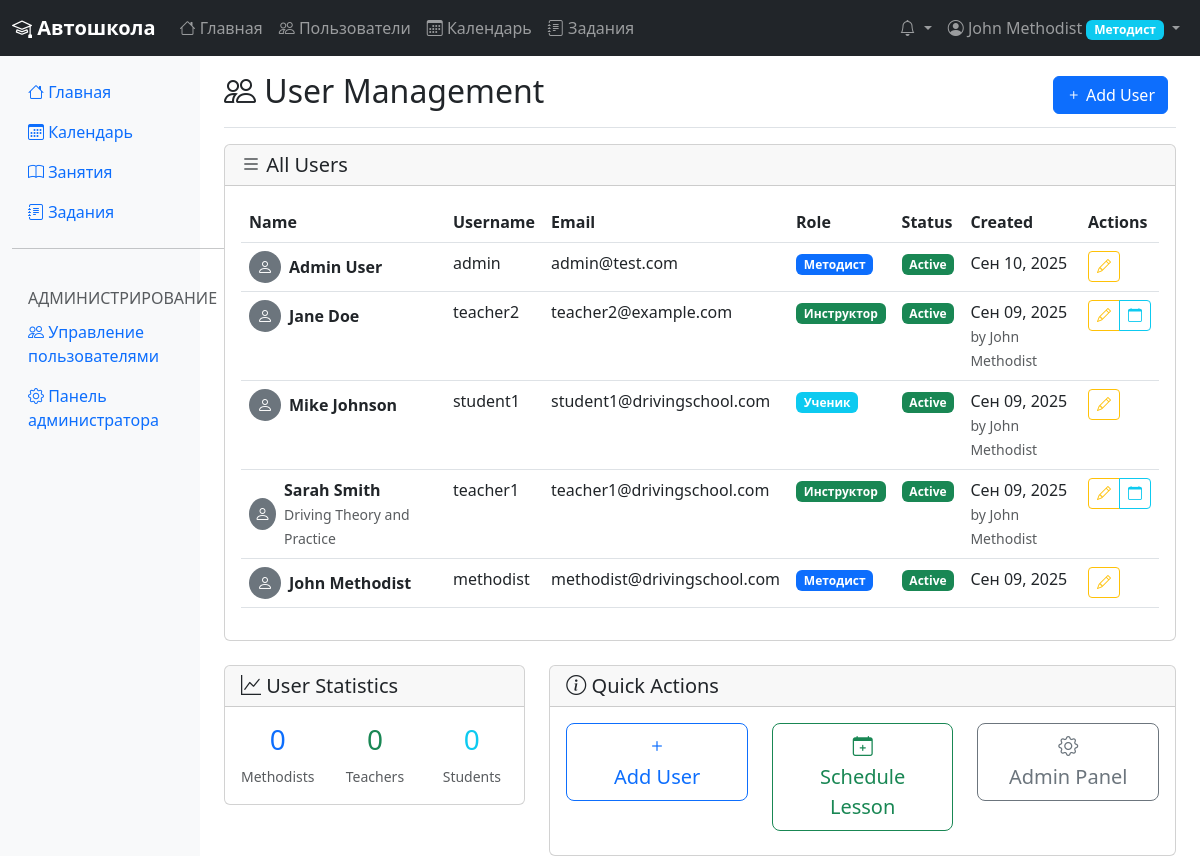
/ru/users/ (signed in), run on an earlier commit of the app's database.
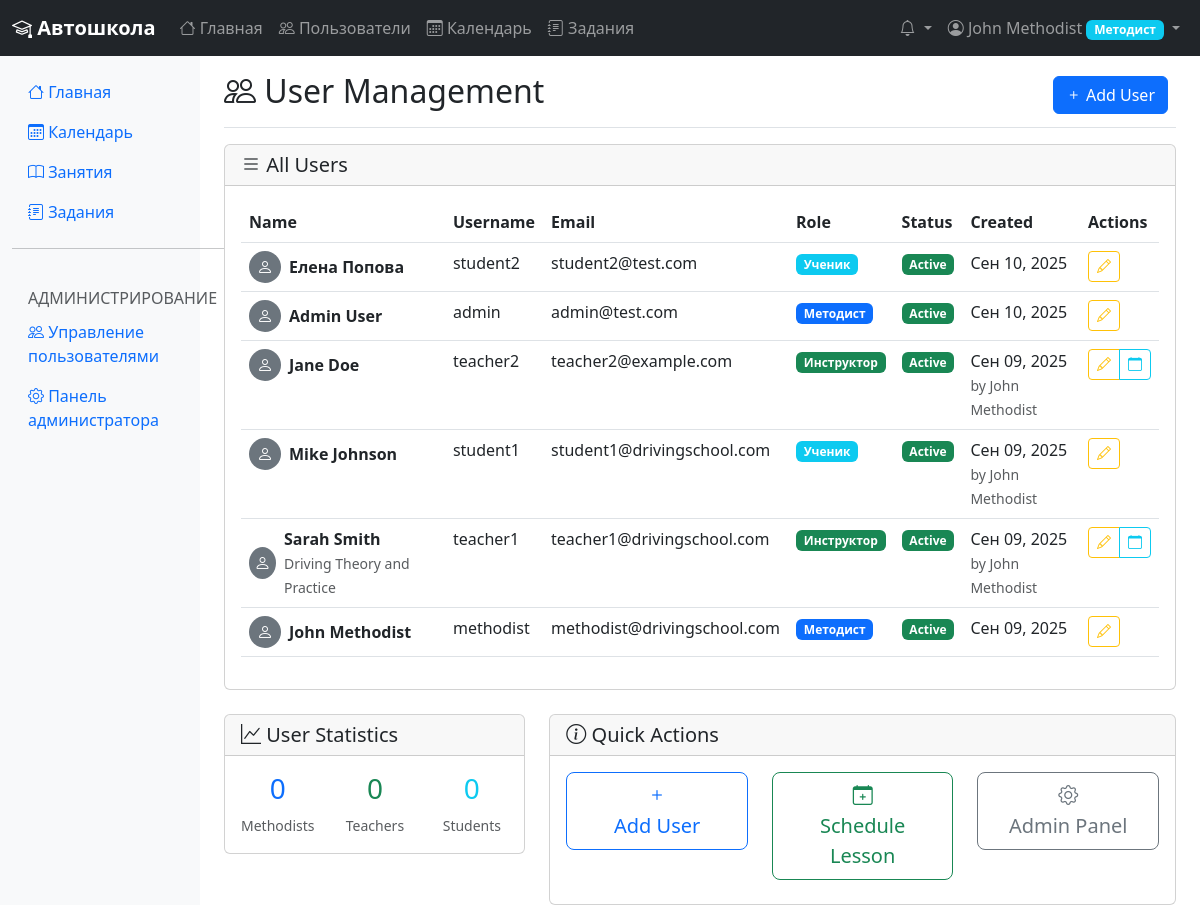
And on a later commit of the database.
### accounts/models.py (models this page shows, shortened)
class User(AbstractUser):
    class UserRole(models.TextChoices):
        STUDENT = 'student', 'Ученик'
        TEACHER = 'teacher', 'Инструктор'
        METHODIST = 'methodist', 'Методист'
    first_name = models.CharField(max_length=150, verbose_name='Имя')
    last_name = models.CharField(max_length=150, verbose_name='Фамилия')
    middle_name = models.CharField(max_length=150, blank=True, verbose_name='Отчество')
    role = models.CharField(
        max_length=20,
        choices=UserRole.choices,
        default=UserRole.STUDENT,
        verbose_name='Роль'
    )
    timezone = TimeZoneField(default='Europe/Moscow', verbose_name='Часовой пояс')
    phone = models.CharField(max_length=20, blank=True, verbose_name='Телефон')
    created_at = models.DateTimeField(auto_now_add=True, verbose_name='Дата создания')
    updated_at = models.DateTimeField(auto_now=True, verbose_name='Дата обновления')
    created_by = models.ForeignKey(
        'self',
        on_delete=models.SET_NULL,
        null=True,
        blank=True,
        related_name='created_users',
        limit_choices_to={'role': UserRole.METHODIST},
        verbose_name='Создан пользователем'
    )
    @property
    def full_name(self):
        if self.middle_name:
            return f"{self.first_name} {self.middle_name} {self.last_name}"
        return f"{self.first_name} {self.last_name}"
    def is_methodist(self):
        return self.role == self.UserRole.METHODIST
    class Meta:
        ordering = ['last_name', 'first_name']
        verbose_name = 'Пользователь'
        verbose_name_plural = 'Пользователи'

class UserProfile(models.Model):
    user = models.OneToOneField(User, on_delete=models.CASCADE, related_name='profile', verbose_name='Пользователь')
    avatar = models.ImageField(upload_to='avatars/', blank=True, null=True, verbose_name='Аватар')
    bio = models.TextField(max_length=500, blank=True, verbose_name='О себе')
    email_notifications = models.BooleanField(default=True, verbose_name='Email уведомления')
    push_notifications = models.BooleanField(default=True, verbose_name='Push уведомления')
    enrollment_date = models.DateField(null=True, blank=True, verbose_name='Дата зачисления')
    specialization = models.CharField(max_length=200, blank=True, verbose_name='Специализация')
    experience_years = models.PositiveIntegerField(default=0, verbose_name='Лет опыта')
    class Meta:
        verbose_name = 'Профиль пользователя'
        verbose_name_plural = 'Профили пользователей'

### accounts/views.py (the view)
# urls.py: path('users/', views.UserListView.as_view(), name='user_list'),
class UserListView(LoginRequiredMixin, MethodistRequiredMixin, ListView):
    model = User
    template_name = 'accounts/user_list.html'
    context_object_name = 'users'
    paginate_by = 20
    def get_queryset(self):
        return User.objects.select_related('profile').order_by('-created_at')

### accounts/views.py (called while the page is built)
    def test_func(self):
        return self.request.user.is_authenticated and self.request.user.is_methodist()

### templates/accounts/user_list.html (shortened to what this page needs)
{% extends 'base.html' %}
{% block content %}
<div class="d-flex justify-content-between flex-wrap flex-md-nowrap align-items-center pt-3 pb-2 mb-3 border-bottom">
    <h1 class="h2"><i class="bi bi-people"></i> User Management</h1>
    <div class="btn-toolbar mb-2 mb-md-0">
        <div class="btn-group me-2">
            <a href="{% url 'accounts:user_create' %}" class="btn btn-primary">
                <i class="bi bi-plus"></i> Add User
            </a>
        </div>
    </div>
</div>
<div class="row">
    <div class="col-12">
        <div class="card">
            <div class="card-header">
                <h5 class="card-title mb-0">
                    <i class="bi bi-list"></i> All Users
                </h5>
            </div>
            <div class="card-body">
                {% if users %}
                    <div class="table-responsive">
                        <table class="table table-hover">
                            <thead>
                                <tr>
                                    <th>Name</th>
                                    <th>Username</th>
                                    <th>Email</th>
                                    <th>Role</th>
                                    <th>Status</th>
                                    <th>Created</th>
                                    <th>Actions</th>
                                </tr>
                            </thead>
                            <tbody>
                                {% for user in users %}
                                <tr>
                                    <td>
                                        <div class="d-flex align-items-center">
                                            {% if user.profile.avatar %}
                                                <img src="{{ user.profile.avatar.url }}" class="rounded-circle me-2" width="32" height="32" alt="{{ user.full_name }}">
                                            {% else %}
                                                <div class="bg-secondary rounded-circle me-2 d-flex align-items-center justify-content-center" style="width: 32px; height: 32px;">
                                                    <i class="bi bi-person text-white"></i>
                                                </div>
                                            {% endif %}
                                            <div>
                                                <div class="fw-bold">{{ user.full_name }}</div>
                                                {% if user.profile.specialization %}
                                                    <small class="text-muted">{{ user.profile.specialization }}</small>
                                                {% endif %}
                                            </div>
                                        </div>
                                    </td>
                                    <td>{{ user.username }}</td>
                                    <td>{{ user.email }}</td>
                                    <td>
                                        <span class="badge bg-{% if user.role == 'methodist' %}primary{% elif user.role == 'teacher' %}success{% else %}info{% endif %}">
                                            {{ user.get_role_display }}
                                        </span>
                                    </td>
                                    <td>
                                        {% if user.is_active %}
                                            <span class="badge bg-success">Active</span>
                                        {% else %}
                                            <span class="badge bg-danger">Inactive</span>
                                        {% endif %}
                                    </td>
                                    <td>
                                        {{ user.created_at|date:"M d, Y" }}
                                        {% if user.created_by %}
                                            <br><small class="text-muted">by {{ user.created_by.full_name }}</small>
                                        {% endif %}
                                    </td>
                                    <td>
                                        <div class="btn-group btn-group-sm">
                                            <a href="{% url 'accounts:user_edit' user.pk %}" class="btn btn-outline-warning btn-sm">
                                                <i class="bi bi-pencil"></i>
                                            </a>
                                            {% if user.role == 'teacher' %}
                                                <a href="{% url 'scheduling:teacher_schedule' user.pk %}" class="btn btn-outline-info btn-sm">
                                                    <i class="bi bi-calendar"></i>
                                                </a>
                                            {% endif %}
                                        </div>
                                    </td>
                                </tr>
                                {% endfor %}
                            </tbody>
                        </table>
                    </div>
                {% endif %}
            </div>
        </div>
    </div>
</div>
<div class="row mt-4">
    <div class="col-md-4">
        <div class="card">
            <div class="card-header">
                <h5 class="card-title mb-0">
                    <i class="bi bi-graph-up"></i> User Statistics
                </h5>
            </div>
            <div class="card-body">
                <div class="row text-center">
                    <div class="col">
                        <h3 class="text-primary">{{ total_methodists|default:0 }}</h3>
                        <small class="text-muted">Methodists</small>
                    </div>
                    <div class="col">
                        <h3 class="text-success">{{ total_teachers|default:0 }}</h3>
                        <small class="text-muted">Teachers</small>
                    </div>
                    <div class="col">
                        <h3 class="text-info">{{ total_students|default:0 }}</h3>
                        <small class="text-muted">Students</small>
                    </div>
                </div>
            </div>
        </div>
    </div>
    <div class="col-md-8">
        <div class="card">
            <div class="card-header">
                <h5 class="card-title mb-0">
                    <i class="bi bi-info-circle"></i> Quick Actions
                </h5>
            </div>
            <div class="card-body">
                <div class="row">
                    <div class="col-md-4">
                        <a href="{% url 'accounts:user_create' %}" class="btn btn-outline-primary btn-lg w-100 mb-2">
                            <i class="bi bi-plus"></i><br>
                            Add User
                        </a>
                    </div>
                    <div class="col-md-4">
                        <a href="{% url 'scheduling:lesson_create' %}" class="btn btn-outline-success btn-lg w-100 mb-2">
                            <i class="bi bi-calendar-plus"></i><br>
                            Schedule Lesson
                        </a>
                    </div>
                    <div class="col-md-4">
                        <a href="/admin/" class="btn btn-outline-secondary btn-lg w-100 mb-2">
                            <i class="bi bi-gear"></i><br>
                            Admin Panel
                        </a>
                    </div>
                </div>
            </div>
        </div>
    </div>
</div>
{% endblock %}

### templates/base.html (shortened to what this page needs)
<!DOCTYPE html>
{% load i18n %}
<html lang="{{ LANGUAGE_CODE }}">
<head>
    <link href="https://cdn.jsdelivr.net/npm/bootstrap@5.3.0/dist/css/bootstrap.min.css" rel="stylesheet">
    <link href="https://cdn.jsdelivr.net/npm/bootstrap-icons@1.10.0/font/bootstrap-icons.css" rel="stylesheet">
</head>
<body>
    {% if user.is_authenticated %}
    <nav class="navbar navbar-expand-lg navbar-dark bg-dark">
        <div class="container-fluid">
            <a class="navbar-brand" href="{% url 'accounts:dashboard' %}">
                <i class="bi bi-mortarboard"></i> {% trans "Автошкола" %}
            </a>
            <div class="collapse navbar-collapse" id="navbarNav">
                <ul class="navbar-nav me-auto">
                    <li class="nav-item">
                        <a class="nav-link" href="{% url 'accounts:dashboard' %}">
                            <i class="bi bi-house"></i> {% trans "Главная" %}
                        </a>
                    </li>
                    {% if user.is_methodist %}
                    <li class="nav-item">
                        <a class="nav-link" href="{% url 'accounts:user_list' %}">
                            <i class="bi bi-people"></i> {% trans "Пользователи" %}
                        </a>
                    </li>
                    {% endif %}
                    <li class="nav-item">
                        <a class="nav-link" href="{% url 'scheduling:calendar' %}">
                            <i class="bi bi-calendar3"></i> {% trans "Календарь" %}
                        </a>
                    </li>
                    <li class="nav-item">
                        <a class="nav-link" href="{% url 'assignments:assignment_list' %}">
                            <i class="bi bi-journal-text"></i> {% trans "Задания" %}
                        </a>
                    </li>
                </ul>
                <ul class="navbar-nav">
                    <li class="nav-item dropdown">
                        <a class="nav-link dropdown-toggle" href="#" id="notificationsDropdown" role="button" data-bs-toggle="dropdown">
                            <i class="bi bi-bell"></i>
                        </a>
                    </li>
                    <li class="nav-item dropdown">
                        <a class="nav-link dropdown-toggle" href="#" id="navbarDropdown" role="button" data-bs-toggle="dropdown">
                            <i class="bi bi-person-circle"></i> {{ user.full_name }}
                            <span class="badge bg-info">{{ user.get_role_display }}</span>
                        </a>
                    </li>
                </ul>
            </div>
        </div>
    </nav>
    {% endif %}
    <main class="container-fluid">
        {% if user.is_authenticated %}
        <div class="row">
            <nav class="col-md-3 col-lg-2 d-md-block sidebar collapse">
                <div class="position-sticky pt-3">
                    <ul class="nav flex-column">
                        <li class="nav-item">
                            <a class="nav-link" href="{% url 'accounts:dashboard' %}">
                                <i class="bi bi-house"></i> {% trans "Главная" %}
                            </a>
                        </li>
                        <li class="nav-item">
                            <a class="nav-link" href="{% url 'scheduling:calendar' %}">
                                <i class="bi bi-calendar3"></i> {% trans "Календарь" %}
                            </a>
                        </li>
                        <li class="nav-item">
                            <a class="nav-link" href="{% url 'scheduling:lesson_list' %}">
                                <i class="bi bi-book"></i> {% trans "Занятия" %}
                            </a>
                        </li>
                        <li class="nav-item">
                            <a class="nav-link" href="{% url 'assignments:assignment_list' %}">
                                <i class="bi bi-journal-text"></i> {% trans "Задания" %}
                            </a>
                        </li>
                        {% if user.is_methodist %}
                        <hr>
                        <h6 class="sidebar-heading text-muted px-3 mt-4 mb-1">
                            {% trans "АДМИНИСТРИРОВАНИЕ" %}
                        </h6>
                        <li class="nav-item">
                            <a class="nav-link" href="{% url 'accounts:user_list' %}">
                                <i class="bi bi-people"></i> {% trans "Управление пользователями" %}
                            </a>
                        </li>
                        <li class="nav-item">
                            <a class="nav-link" href="/admin/">
                                <i class="bi bi-gear"></i> {% trans "Панель администратора" %}
                            </a>
                        </li>
                        {% endif %}
                    </ul>
                </div>
            </nav>
            <div class="col-md-9 ms-sm-auto col-lg-10 px-md-4">
                {% block content %}
                {% endblock %}
            </div>
        </div>
        {% else %}
            <script>
                window.location.href = "{% url 'accounts:login' %}";
            </script>
        {% endif %}
    </main>
</body>
</html>

### templates/base.html (style rules this page uses)
.sidebar { min-height: 100vh; background-color: #f8f9fa; }
.navbar-brand { font-weight: bold; }

What changed in the data, as far as the page shows it:
added User: full_name "Елена Попова", username "student2", email "student2@test.com", role "Ученик", is_active "Active", created_at "Сен 10, 2025"
